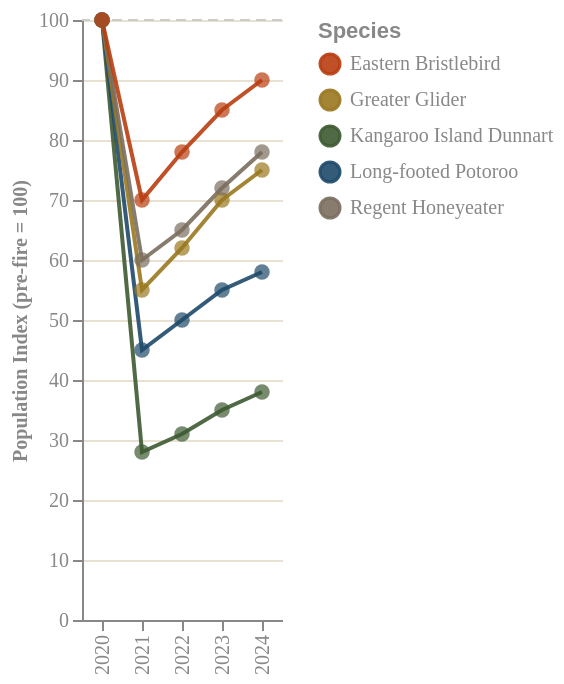

Here is the Vega-Lite specification saved for this chart:
### Vega-Lite specification from a JSON file in a GitHub repository (floating-point values rounded to 4 significant figures)
{"$schema": "https://vega.github.io/schema/vega-lite/v5.json", "width": "container", "height": 300, "background": "transparent", "data": {"values": [{"species": "Kangaroo Island Dunnart", "year": 2020, "pct": 100}, {"species": "Kangaroo Island Dunnart", "year": 2021, "pct": 28}, {"species": "Kangaroo Island Dunnart", "year": 2022, "pct": 31}, {"species": "Kangaroo Island Dunnart", "year": 2023, "pct": 35}, {"species": "Kangaroo Island Dunnart", "year": 2024, "pct": 38}, {"species": "Long-footed Potoroo", "year": 2020, "pct": 100}, {"species": "Long-footed Potoroo", "year": 2021, "pct": 45}, {"species": "Long-footed Potoroo", "year": 2022, "pct": 50}, {"species": "Long-footed Potoroo", "year": 2023, "pct": 55}, {"species": "Long-footed Potoroo", "year": 2024, "pct": 58}, {"species": "Greater Glider", "year": 2020, "pct": 100}, {"species": "Greater Glider", "year": 2021, "pct": 55}, {"species": "Greater Glider", "year": 2022, "pct": 62}, {"species": "Greater Glider", "year": 2023, "pct": 70}, {"species": "Greater Glider", "year": 2024, "pct": 75}, {"species": "Regent Honeyeater", "year": 2020, "pct": 100}, {"species": "Regent Honeyeater", "year": 2021, "pct": 60}, {"species": "Regent Honeyeater", "year": 2022, "pct": 65}, {"species": "Regent Honeyeater", "year": 2023, "pct": 72}, {"species": "Regent Honeyeater", "year": 2024, "pct": 78}, {"species": "Eastern Bristlebird", "year": 2020, "pct": 100}, {"species": "Eastern Bristlebird", "year": 2021, "pct": 70}, {"species": "Eastern Bristlebird", "year": 2022, "pct": 78}, {"species": "Eastern Bristlebird", "year": 2023, "pct": 85}, {"species": "Eastern Bristlebird", "year": 2024, "pct": 90}]}, "layer": [{"mark": {"type": "rule", "strokeDash": [5, 3], "color": "#ccc", "strokeWidth": 1}, "data": {"values": [{"b": 100}]}, "encoding": {"y": {"field": "b", "type": "quantitative"}}}, {"mark": {"type": "line", "strokeWidth": 2, "opacity": 0.9}, "encoding": {"x": {"field": "year", "type": "ordinal", "axis": {"title": null, "labelColor": "#888", "labelFont": "DM Mono", "grid": false}}, "y": {"field": "pct", "type": "quantitative", "title": "Population Index (pre-fire = 100)", "axis": {"titleColor": "#888", "labelColor": "#888", "titleFont": "DM Mono", "labelFont": "DM Mono", "titleFontSize": 10, "grid": true, "gridColor": "#e8e0d0"}}, "color": {"field": "species", "type": "nominal", "scale": {"range": ["#b83d10", "#9a7820", "#3d5a32", "#1e4a6a", "#7a6e5e"]}, "legend": {"title": "Species", "labelColor": "#888", "titleColor": "#888", "labelFont": "DM Mono", "orient": "right"}}, "detail": {"field": "species"}, "tooltip": [{"field": "species", "title": "Species"}, {"field": "year", "title": "Year"}, {"field": "pct", "title": "Population Index"}]}}, {"mark": {"type": "point", "filled": true, "size": 60}, "encoding": {"x": {"field": "year", "type": "ordinal"}, "y": {"field": "pct", "type": "quantitative"}, "color": {"field": "species", "type": "nominal", "scale": {"range": ["#b83d10", "#9a7820", "#3d5a32", "#1e4a6a", "#7a6e5e"]}}}}], "config": {"view": {"stroke": null}}}
